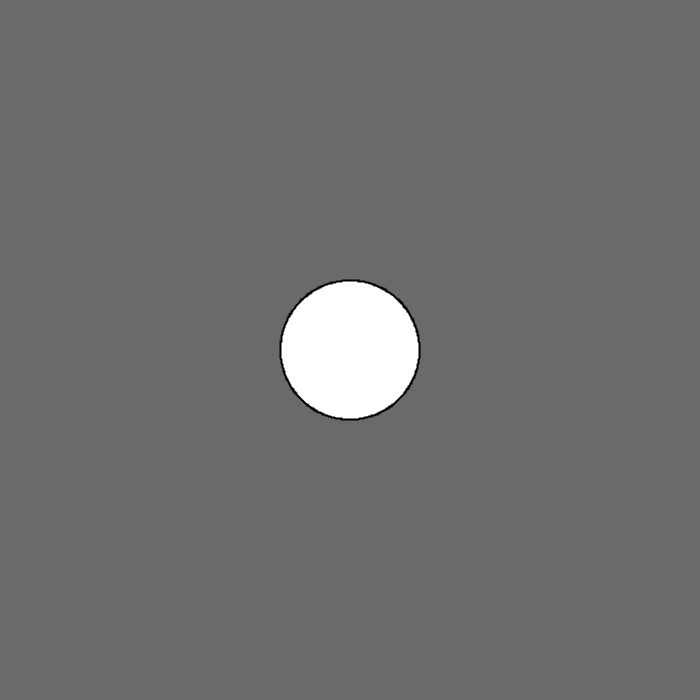
Frame 1 (no input)
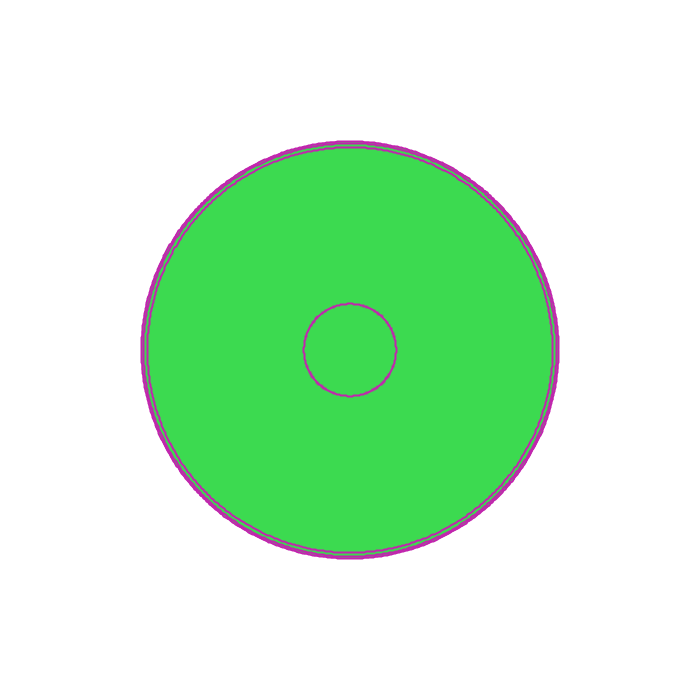
Frame 60 (the mouse pressed at the canvas centre just before this capture)
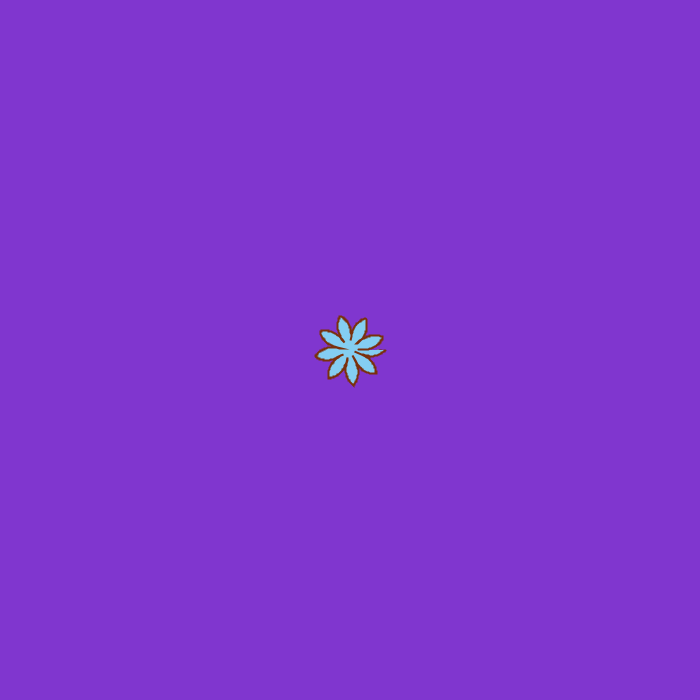
Frame 120 (the mouse held since frame 60 and released just before this capture)

The Processing sketch that drew these frames (run headless with seeded random() and noise(); from frame 60 on, the mouse is pressed at the canvas centre):

// Processing sketch: superformula
// ── superformula.pde
float x3, y3, x1, x2, y1, y2, t, r, g, b;
static int NUM = 10;

void setup() {
  size(700, 700);
  
  
  //x1 = -width/4;
  //x2 = width/4;
  //y1 = -height/4;
  //y2 = height/4;
  background(106);
  r=g=b=255;
}

void draw() {
  delay(20);
  translate(width/2, height/2);
  //fill(140, 10, 220);
  fill(r, g, b) ;
  stroke(255-r, 255-g, 255-b);
  strokeWeight(2);
  delay(20);
  if (random(100) >95) {
    background(r,g,b);
    r = red();
    g = green();
    b = blue();
  }
  //background(106);
  //noStroke();
  beginShape();
  for(float theta = 0; theta < 2*PI; theta += 0.01) {
    float rad = r(theta, 
    3, //a
    3, //b
    mouseX/20 , //m
    1, //n1
    sin(t)+0.3, //n2
    cos(t)+0.3); //n3
    
    float x = rad*cos(theta) * 50;
    float y = rad*sin(theta) * 50;
    vertex(x, y);  
  }
  endShape();
  t+=0.1;

  /*point(x1+x3, y1-NUM*10 );
  point(x2-x3, y2+NUM*10);
  if(x3<width/2)
    x3+=3;
  point(x1-NUM*10, y2-y3);
  point(x2+NUM*10, y1+y3);
  if(y3<height/2)
    y3+=2;
  */
}
  
float r(float theta, float a, float b, float m, float n1, float n2, float n3) {
  return pow(pow(abs(cos(m*theta/4.0) / a), n2) +
             pow(abs(sin(m*theta/4.0) / b), n3), -1/n1);
}

float red() {
  return random(255);
}

float green() {
  return random(255);
}

float blue() {
  return random(255);
}
